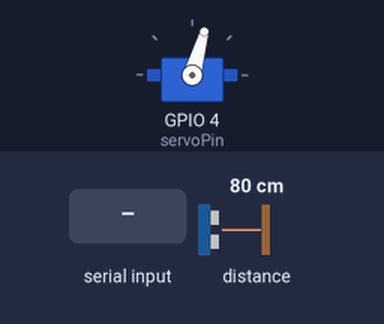
This sketch was run on a simulated ESP32. Shown: servo. The inputs (shaded band) are chosen by the test bench; at power-on: distance to the obstacle 80 cm. What the sketch prints to the serial monitor is not drawn.

Above: at 1.2 s.
1.3 s: "START\n" received over Serial
4.3 s: "END\n" received over Serial
Timing chart, 0 to 7.3 s (numbered marks = the images above; inputs shaded):
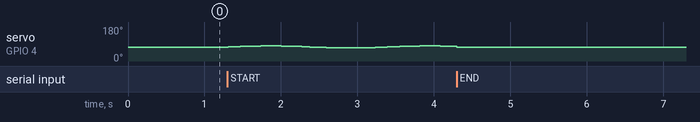

The sketch:

data_adquisition.ino
```cpp
#include <Arduino.h>
#include <ESP32Servo.h>
#include <Wire.h>
#include <Adafruit_VL53L0X.h>

// --- Configuración del servo ---
const int servoPin = 4;
const long serialBaud = 115200;
Servo myServo;

// --- Parámetros de la onda senoidal ---
float sineFreq = 0.48;    // Frecuencia en Hz
float minAngle = 69.0;    // Ángulo mínimo en grados
float maxAngle = 80.0;    // Ángulo máximo en grados
const int restingAngle = 74; // Ángulo de reposo

// --- Sensor VL53L0X ---
#define I2C_SDA 8
#define I2C_SCL 9
Adafruit_VL53L0X lox;

// --- Variables del filtro de Kalman ---
float q = 0.125; // Covarianza del ruido del proceso
float r = 8.0;   // Covarianza del ruido de la medición
float x_est = 0; // Distancia estimada
float p_est = 1; // Covarianza del error de estimación

// --- Control de estado ---
bool running = false;
unsigned long startMillis;
const unsigned long duration = 20000; // Duración en milisegundos (20 s)

// Función para calcular el ángulo con una onda senoidal
double sineAngle(float freq, float minA, float maxA) {
  double amp = (maxA - minA) / 2.0;
  double offset = (maxA + minA) / 2.0;
  double t = (millis() - startMillis) / 1000.0; // Usar tiempo relativo al inicio
  return offset + amp * sin(2.0 * PI * freq * t);
}

void setup() {
  Serial.begin(serialBaud);
  while (!Serial)
    ;

  // --- Inicializar y configurar el servo ---
  myServo.setPeriodHertz(50);
  // Acoplar el servo en el pin correspondiente
  myServo.attach(servoPin, 500, 2400);
  // **CAMBIO:** Mover el servo a la posición de reposo (74°) al iniciar.
  // El servo mantendrá esta posición hasta que se le den nuevas instrucciones.
  myServo.write(restingAngle);

  // --- Inicializar I2C y el sensor ---
  Wire.begin(I2C_SDA, I2C_SCL);
  if (!lox.begin()) {
    Serial.println("Fallo al iniciar el sensor VL53L0X");
    while (1)
      delay(100);
  }

  Serial.println("Listo. Envía 'START' para comenzar.");
}

void loop() {
  // --- Manejo de comandos desde el puerto serie ---
  if (Serial.available()) {
    String cmd = Serial.readStringUntil('\n');
    cmd.trim();

    if (cmd.equalsIgnoreCase("START")) {
      if (!running) {
        running = true;
        startMillis = millis(); // Reiniciar el contador de tiempo
        Serial.println("STARTED");
      }
    } else if (cmd.equalsIgnoreCase("END")) {
      if (running) {
        running = false;
        myServo.write(restingAngle); // **CAMBIO:** Mover a 74°
        Serial.println("END - Comando recibido");
        // **CAMBIO IMPORTANTE:** No desacoplar (detach) el servo para que mantenga la posición.
      }
    }
  }

  // --- Lógica de movimiento y medición ---
  if (running) {
    // Comprobar si se ha agotado el tiempo de ejecución
    if (millis() - startMillis >= duration) {
      running = false;
      myServo.write(restingAngle); // **CAMBIO:** Mover a 74° al finalizar
      Serial.println("END - Tiempo finalizado");
      // **CAMBIO IMPORTANTE:** No desacoplar el servo.
    } else {
      // --- Operación normal mientras está en ejecución ---
      // Calcular y escribir el ángulo del servo
      int angle = constrain(int(sineAngle(sineFreq, minAngle, maxAngle) + 0.5), 0, 180);
      myServo.write(angle);

      // Medir la distancia con el sensor
      VL53L0X_RangingMeasurementData_t m;
      lox.rangingTest(&m, false);
      float z = (m.RangeStatus != 4) ? m.RangeMilliMeter : 0;

      // Aplicar filtro de Kalman (predicción)
      float x_pred = x_est;
      float p_pred = p_est + q;
      // Aplicar filtro de Kalman (actualización)
      float k_gain = p_pred / (p_pred + r);
      x_est = x_pred + k_gain * (z - x_pred);
      p_est = (1 - k_gain) * p_pred;

      // Enviar datos por el puerto serie: ángulo, distancia filtrada
      Serial.printf("%d,%.2f\n", angle, x_est);
    }
  }

  // Pequeña pausa para estabilizar el bucle
  delay(20);
}
```
